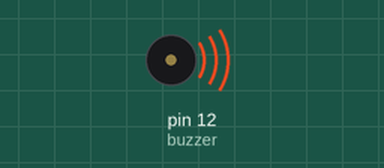
A sketch run on a simulated Arduino Uno, built with avr-gcc and run on an emulated ATmega328P. Parts: buzzer (waves = sounding).

Above: at 0.1 s.
Timing chart, 0 to 40.0 s (numbered marks = the images above):
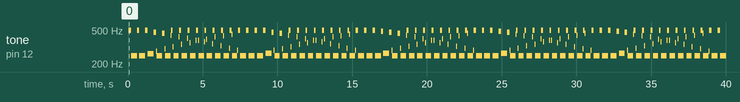

Measured:
- by itself, tone on pin 12 (buzzer): plays 496 Hz for 0.16 s, 249 Hz for 0.40 s, 496 Hz for 0.16 s, 249 Hz for 0.40 s, 496 Hz for 0.16 s, 262 Hz for 0.40 s … (239 notes in this stretch)

The sketch:

06-Active_buzzer.ino
```cpp
// (licence header left out)
const int buzzer = 12;  //The pin of the active buzzer

void setup()
{
    pinMode(buzzer, OUTPUT);
}

void loop()
{
    unsigned char i;

    //Output a frequency
    for (i = 0; i < 80; i++)
    {
        digitalWrite(buzzer, HIGH);
        delay(1);
        digitalWrite(buzzer, LOW);
        delay(1);
    }

    //Output another frequency
    for (i = 0; i < 100; i++)
    {
        digitalWrite(buzzer, HIGH);
        delay(2);
        digitalWrite(buzzer, LOW);
        delay(2);
    }
}
```
